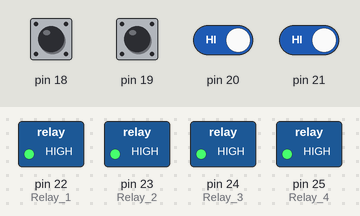
The sketch below on a simulated Arduino Mega 2560, built with avr-gcc and run on an emulated ATmega2560. Shown: switched loads named in the sketch (green lamp = pin HIGH). The inputs (shaded band) are chosen by the test bench; at power-on: pin 18–21 HIGH.

Above: at 1.2 s.
1.3 s: pin 18 driven LOW
At 1.7 s:
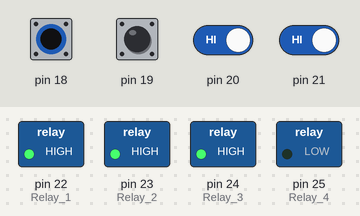
2.8 s: pin 19 driven LOW
At 4.0 s:
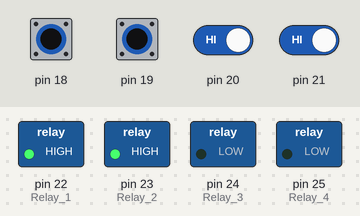
4.3 s: pin 20 driven LOW
At 5.2 s:
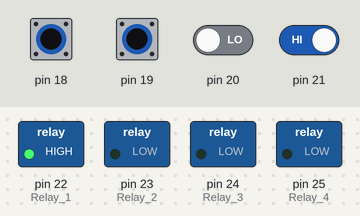
5.8 s: pin 21 driven LOW
At 6.3 s:
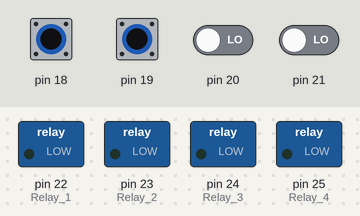
7.3 s: pin 18 pulsed HIGH 5 times (0.12 s each, 0.3 s apart)
At 9.2 s:
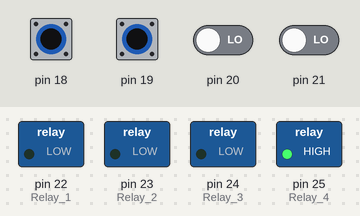
10.3 s: pin 19 pulsed HIGH 2 times (0.12 s each, 0.3 s apart)
At 10.57 s:
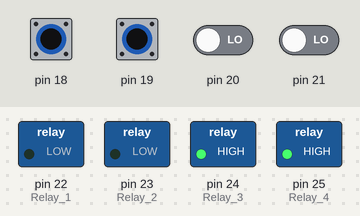
Timing chart, 0 to 13.3 s (numbered marks = the images above; inputs shaded):
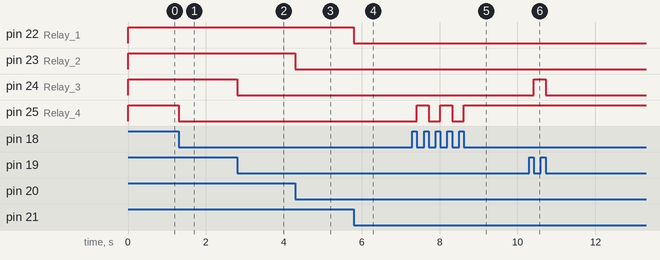

Measured:
- after the input at 1.3 s, pin 25 (Relay_4): HIGH → LOW at once
- after the input at 2.8 s, pin 24 (Relay_3): HIGH → LOW at once
- after the input at 4.3 s, pin 23 (Relay_2): HIGH → LOW at once
- after the input at 5.8 s, pin 22 (Relay_1): HIGH → LOW at once
- after the input at 7.3 s, pin 25 (Relay_4): alternates HIGH for 0.30 s and LOW for 0.30 s, 5 changes in all, then stays HIGH, starting after 0.12 s
- after the input at 10.3 s, pin 24 (Relay_3): LOW → HIGH after 0.12 s, → LOW 0.30 s later

The sketch:

sketch_jun17a.ino
```cpp
#define Relay_1 22
#define Relay_2 23
#define Relay_3 24
#define Relay_4 25

 boolean R1 = LOW;//volatile
 boolean R2 = LOW;//volatile
 boolean R3 = LOW;//volatile
 boolean R4 = LOW;//volatile

volatile boolean b_UPA_1 = false;
volatile boolean b_UPA_2 = false;
volatile boolean b_UPA_3 = false;
volatile boolean b_UPA_4 = false;

volatile unsigned long Norm1 = 0;
volatile unsigned long Norm2 = 0;
volatile unsigned long Norm3 = 0;
volatile unsigned long Norm4 = 0;

void setup()
{
  attachInterrupt(2, UPA_1, FALLING);
  attachInterrupt(3, UPA_2, FALLING);
  attachInterrupt(4, UPA_3, FALLING);
  attachInterrupt(5, UPA_4, FALLING);
  Serial.begin(9600);
  pinMode(Relay_1, OUTPUT); digitalWrite(Relay_1, !R1);
  pinMode(Relay_2, OUTPUT); digitalWrite(Relay_2, !R2);
  pinMode(Relay_3, OUTPUT); digitalWrite(Relay_3, !R3);
  pinMode(Relay_4, OUTPUT); digitalWrite(Relay_4, !R4);

}

void loop()
{
if(millis() % 100)
{
digitalWrite(Relay_1, !R1);
digitalWrite(Relay_2, !R2);
digitalWrite(Relay_3, !R3);
digitalWrite(Relay_4, !R4);
}
}

/////////////////////////////////////////////////////////////////////////////////////

char SerialRead[3];
byte SerialWrite[3];
  String StringWrite;

void serialEvent()
{
  if(Serial.available() >= 3){
Serial.readBytes(SerialRead, 3);
   if(SerialRead[0] == B00000001){//B00000001
      switch(SerialRead[1])
      {
        case 0x52://'R'
          SerialWrite[0] = B00000000;
          SerialWrite[1] = B00000000;
         if(R4) SerialWrite[2] = B00000001; else SerialWrite[2] = 0;
        if(R3) SerialWrite[2] += B00000010;
        if(R2) SerialWrite[2] += B00000100;
        if(R1) SerialWrite[2] += B00001000;
        Serial.write(SerialWrite, 3);
          break;
        case 0x57://'W'
          StringWrite = String(SerialRead[2], BIN);
          while(StringWrite.length() < 4) StringWrite = "0"+StringWrite;
          if(StringWrite[0] == '1') R1 = HIGH; if(StringWrite[0] == '0') R1 = LOW;
          if(StringWrite[1] == '1') R2 = HIGH; if(StringWrite[1] == '0') R2 = LOW;
          if(StringWrite[2] == '1') R3 = HIGH; if(StringWrite[2] == '0') R3 = LOW;
          if(StringWrite[3] == '1') R4 = HIGH; if(StringWrite[3] == '0') R4 = LOW;
          break;
      }
   }
}//S..available()
}

/////////////////////////////////////////////////////////////////////////////////////

void UPA_1()
{
  if(millis()>Norm1+30)
  {
   Norm1 = millis();
  R1 = !R1;
  }
}
void UPA_2()
{
  if(millis()>Norm2+30)
  {
   Norm2 = millis();
  R2 = !R2;
  }
}
void UPA_3()
{
  if(millis()>Norm3+30)
  {
   Norm3 = millis();
  R3 = !R3;
  }
}
void UPA_4()
{
    if(millis()>Norm4+30)
  {
   Norm4 = millis();
  R4 = !R4;
  }
}
```
